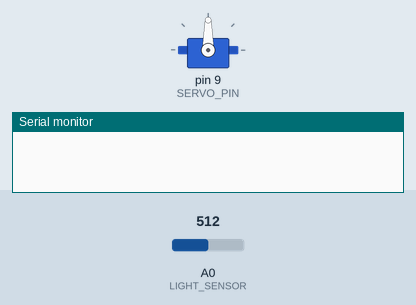
Simulated run of this sketch. Board: Arduino Uno, built with avr-gcc and run on an emulated ATmega328P. On the bench: servo, the last lines printed to the serial monitor. Inputs (shaded band) come from the test bench; at power-on: A0 (LIGHT_SENSOR) = 512.

Above: at 0.1 s.
At 2.1 s:
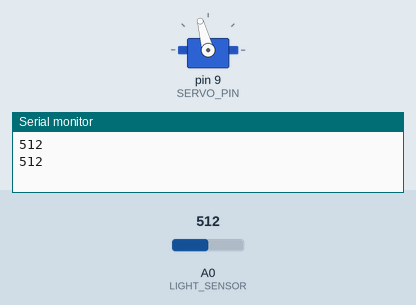
Timing chart, 0 to 3.6 s (numbered marks = the images above):
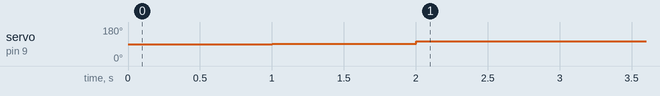

Measured:
- by itself, servo on pin 9 (SERVO_PIN): 90° → 92° at 1.0 s, → 105° 1.0 s later

The sketch:

Horses.ino
```cpp
#include <Servo.h>

int SERVO_PIN = 9;
int LIGHT_SENSOR = A0;
int lightSensorValue;
bool isActive = false;
unsigned long time = 0;
unsigned long prevTime = 0;
Servo mainAxis;

void setup()
{
  Serial.begin(9600);
  mainAxis.attach(SERVO_PIN);
  prevTime = millis();
}

void loop()
{
  time = millis();

  if (time - prevTime > 1000)
  {
    if (isActive)
    {
      mainAxis.write(105);
    }
    else
    {
      mainAxis.write(92);
    }

    lightSensorValue = analogRead(LIGHT_SENSOR);
    if (lightSensorValue <= 880)
    {
      isActive = true;
    }
    else
    {
      isActive = false;
    }
    Serial.println(lightSensorValue);
    prevTime = time;
  }
}
```
